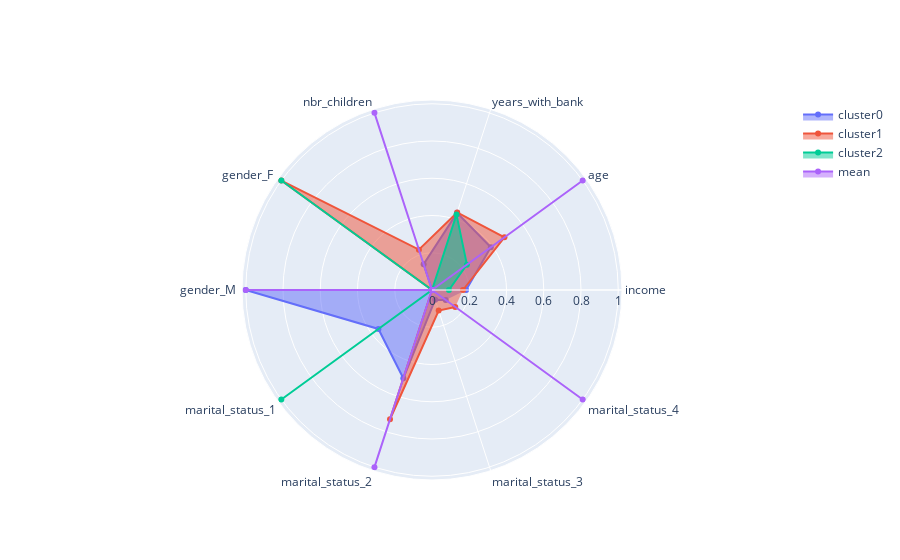

The code cell stored with this chart in its notebook:
### Code cell
plot_radarchart(df_radar_marital)

### Figure 1 — Plotly figure (JSON) as saved in the notebook; plotly's stock layout.template omitted (floating-point values rounded to 4 significant figures)
{"data": [{"fill": "toself", "name": "cluster0", "r": [0.1832, 0.3903, 0.4357, 0.1453, 0, 1, 0.3556, 0.4985, 0.05471, 0.09119], "theta": ["income", "age", "years_with_bank", "nbr_children", "gender_F ", "gender_M ", "marital_status_1", "marital_status_2", "marital_status_3", "marital_status_4"], "type": "scatterpolar"}, {"fill": "toself", "name": "cluster1", "r": [0.1663, 0.4807, 0.4376, 0.2278, 1, 0, 0, 0.7297, 0.1158, 0.1544], "theta": ["income", "age", "years_with_bank", "nbr_children", "gender_F ", "gender_M ", "marital_status_1", "marital_status_2", "marital_status_3", "marital_status_4"], "type": "scatterpolar"}, {"fill": "toself", "name": "cluster2", "r": [0.09087, 0.2316, 0.4256, 0, 1, 0, 1, 0, 0, 0], "theta": ["income", "age", "years_with_bank", "nbr_children", "gender_F ", "gender_M ", "marital_status_1", "marital_status_2", "marital_status_3", "marital_status_4"], "type": "scatterpolar"}, {"fill": "toself", "name": "mean", "r": [0, 1, 0, 1, 0, 1, 0, 1, 0, 1, 0, 1, 0, 1, 0, 1, 0, 1, 0, 1], "theta": ["income", "age", "years_with_bank", "nbr_children", "gender_F ", "gender_M ", "marital_status_1", "marital_status_2", "marital_status_3", "marital_status_4"], "type": "scatterpolar"}], "layout": {"autosize": true, "polar": {"angularaxis": {"type": "category"}, "radialaxis": {"autorange": true, "range": [0, 1.043], "type": "linear", "visible": true}}, "showlegend": true}}
